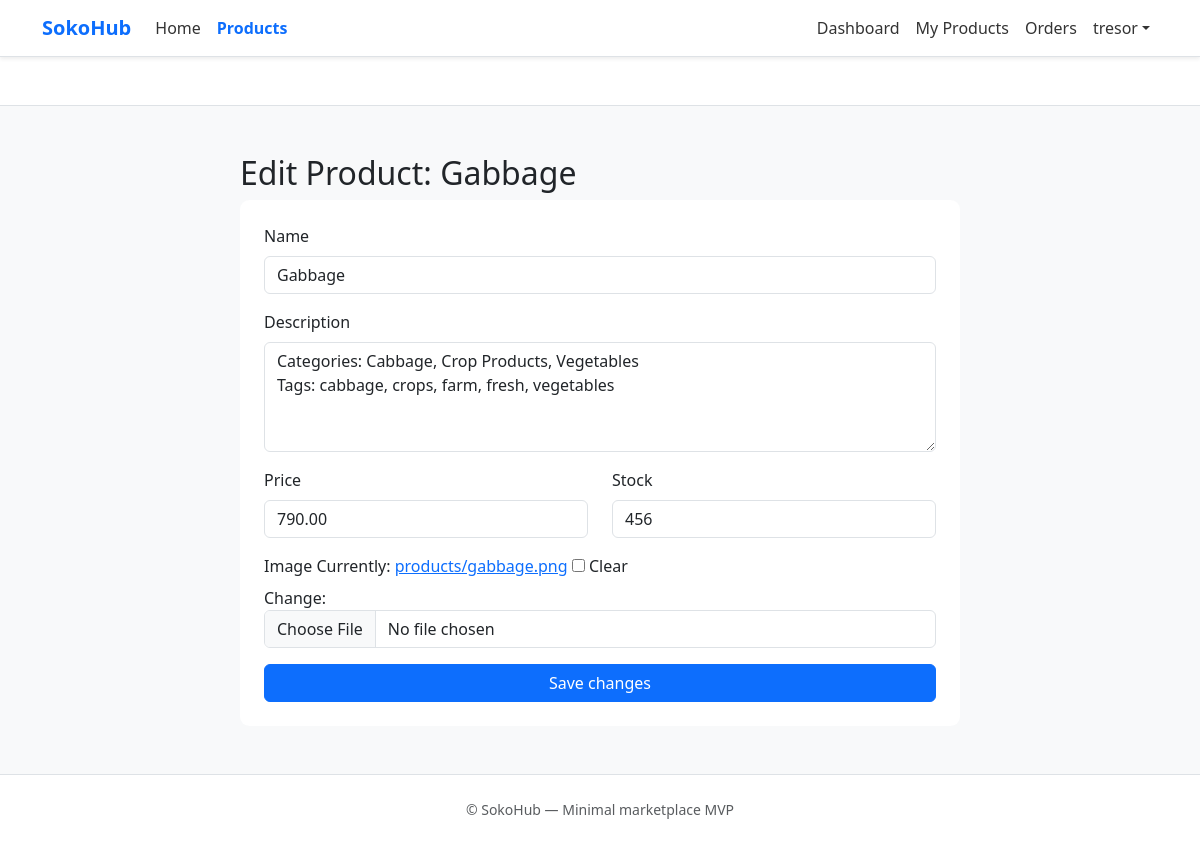
Screenshot of /products/vendor/products/3/edit/ (signed in) with the database file from the repository.
### accounts/models.py (models this page shows, shortened)
class CustomUser(AbstractUser):
    VENDOR = 'vendor'
    CUSTOMER = 'customer'
    USER_TYPE_CHOICES = [
        (VENDOR, 'Vendor'),
        (CUSTOMER, 'Customer'),
    ]
    user_type = models.CharField(max_length=20, choices=USER_TYPE_CHOICES, default=CUSTOMER)
    email = models.EmailField(blank=False)
    phone = models.CharField(max_length=20, blank=True)
    location = models.CharField(max_length=100, blank=True)

### products/models.py (models this page shows, shortened)
class Product(models.Model):
    STATUS_ACTIVE = 'active'
    STATUS_INACTIVE = 'inactive'
    STATUS_CHOICES = [
        (STATUS_ACTIVE, 'Active'),
        (STATUS_INACTIVE, 'Inactive'),
    ]
    vendor = models.ForeignKey(settings.AUTH_USER_MODEL, on_delete=models.CASCADE, related_name='products')
    name = models.CharField(max_length=200)
    description = models.TextField(blank=True)
    price = models.DecimalField(decimal_places=2, max_digits=10, validators=[MinValueValidator(0)])
    stock = models.PositiveIntegerField(default=0)
    image = models.ImageField(upload_to='products/', blank=True, null=True)
    status = models.CharField(max_length=20, choices=STATUS_CHOICES, default=STATUS_ACTIVE)
    created_at = models.DateTimeField(auto_now_add=True)
    class Meta:
        ordering = ['-created_at']

### accounts/decorators.py (the view)
    def wrapper(request, *args, **kwargs):
        if not request.user.is_authenticated:
            messages.error(request, "Login required.")
            return redirect("login")
        if request.user.user_type != "vendor":
            messages.error(request, "Only vendors can access this page.")
            return redirect("home")
        return view_func(request, *args, **kwargs)

### products/forms.py (shortened to what this page needs)
class ProductForm(forms.ModelForm):
    class Meta:
        model = Product
        fields = ['name', 'description', 'price', 'stock', 'image']
        widgets = {
            'name': forms.TextInput(attrs={'class': 'form-control', 'placeholder': 'Product name'}),
            'description': forms.Textarea(attrs={'rows': 4, 'class': 'form-control', 'placeholder': 'Short description'}),
            'price': forms.NumberInput(attrs={'class': 'form-control', 'placeholder': '0.00', 'step': '0.01'}),
            'stock': forms.NumberInput(attrs={'class': 'form-control', 'placeholder': 'Quantity'}),
            'image': forms.ClearableFileInput(attrs={'class': 'form-control'}),
        }

### products/views.py (called while the page is built)
@vendor_required
def edit_product(request, pk):
    product = get_object_or_404(Product, pk=pk, vendor=request.user)
    if request.method == 'POST':
        form = ProductForm(request.POST, request.FILES, instance=product)
        if form.is_valid():
            form.save()
            messages.success(request, 'Product updated successfully.')
            return redirect('products:vendor_products')
    else:
        form = ProductForm(instance=product)
    return render(request, 'products/edit_product.html', {'form': form, 'product': product})

### templates/products/edit_product.html (shortened to what this page needs)
{% extends 'base.html' %}
{% block content %}
<div class="container my-5">
    <div class="row justify-content-center">
        <div class="col-md-8">
            <h2>Edit Product: {{ product.name }}</h2>
            <div class="card p-4">
                <form method="post" enctype="multipart/form-data">
                    <div class="mb-3">
                        <label class="form-label">Name</label>
                        {{ form.name }}
                    </div>
                    <div class="mb-3">
                        <label class="form-label">Description</label>
                        {{ form.description }}
                    </div>
                    <div class="row">
                        <div class="col-md-6 mb-3">
                            <label class="form-label">Price</label>
                            {{ form.price }}
                        </div>
                        <div class="col-md-6 mb-3">
                            <label class="form-label">Stock</label>
                            {{ form.stock }}
                        </div>
                    </div>
                    <div class="mb-3">
                        <label class="form-label">Image</label>
                        {{ form.image }}
                    </div>
                    <button class="btn btn-primary w-100" type="submit">Save changes</button>
                </form>
            </div>
        </div>
    </div>
</div>
{% endblock %}

### templates/base.html (shortened to what this page needs)
{% load static %}
<!DOCTYPE html>
<html lang="en">
<head>
        <link href="https://cdn.jsdelivr.net/npm/bootstrap@5.3.3/dist/css/bootstrap.min.css" rel="stylesheet">
        <link href="{% static 'css/styles.css' %}" rel="stylesheet">
</head>
<body class="bg-light">
<nav class="navbar navbar-expand-lg navbar-white bg-white border-bottom shadow-sm">
    <div class="container">
        <a class="navbar-brand fw-bold text-primary" href="{% url 'home_page' %}">SokoHub</a>
        <div class="collapse navbar-collapse" id="mainNav">
            <ul class="navbar-nav me-auto mb-2 mb-lg-0">
                <li class="nav-item">
                    <a class="nav-link {% if request.path == '/' %}active{% endif %}" href="{% url 'home_page' %}">Home</a>
                </li>
                    <li class="nav-item">
                    <a class="nav-link {% if 'products' in request.path %}active{% endif %}" href="{% url 'products:product_list' %}">Products</a>
                </li>
            </ul>
            <ul class="navbar-nav mb-2 mb-lg-0">
                {% if request.user.is_authenticated %}
                    {% if request.user.user_type == 'vendor' %}
                        <li class="nav-item"><a class="nav-link" href="{% url 'products:vendor_dashboard' %}">Dashboard</a></li>
                        <li class="nav-item"><a class="nav-link" href="{% url 'products:vendor_products' %}">My Products</a></li>
                        <li class="nav-item"><a class="nav-link" href="{% url 'orders:vendor_orders' %}">Orders</a></li>
                    {% else %}
                        <li class="nav-item"><a class="nav-link" href="{% url 'orders:my_orders' %}">My Orders</a></li>
                    {% endif %}
                    <li class="nav-item dropdown">
                        <a class="nav-link dropdown-toggle" href="#" id="userMenu" role="button" data-bs-toggle="dropdown">{{ request.user.username }}</a>
                    </li>
                {% else %}
                    <li class="nav-item"><a class="nav-link" href="{% url 'login' %}">Login</a></li>
                    <li class="nav-item"><a class="nav-link btn btn-sm btn-primary text-white ms-2" href="{% url 'register' %}">Register</a></li>
                {% endif %}
            </ul>
        </div>
    </div>
</nav>
<header class="py-4 bg-white border-bottom mb-4">
</header>
<main class="container mb-5">
    {% block content %}{% endblock %}
</main>
<footer class="bg-white border-top py-4 mt-auto">
    <div class="container text-center text-muted small">
        © {{ now|date:'Y' }} SokoHub — Minimal marketplace MVP
    </div>
</footer>
</body>
</html>

### static/css/styles.css (style rules this page uses)
:root { --brand:#0d6efd; --muted:#6c757d; }
body { background:#f7f8fa;font-family:system-ui,-apple-system,Segoe UI,Roboto,'Helvetica Neue',Arial }
.navbar-brand { font-size:1.25rem }
.navbar .nav-link { color:#333 }
.navbar .nav-link.active { color:var(--brand);font-weight:600 }
.card { border:0;border-radius:.6rem }
.btn-primary { background:var(--brand);border-color:var(--brand) }
footer { color:#6c757d }

### rows the page displays
CustomUser: user.username "tresor"
Product: name "Gabbage", description "Categories: Cabbage, Crop Products, Vegetables Tags: cabbage, crops, farm, fresh, vegetables", price "790.00", stock "456"
